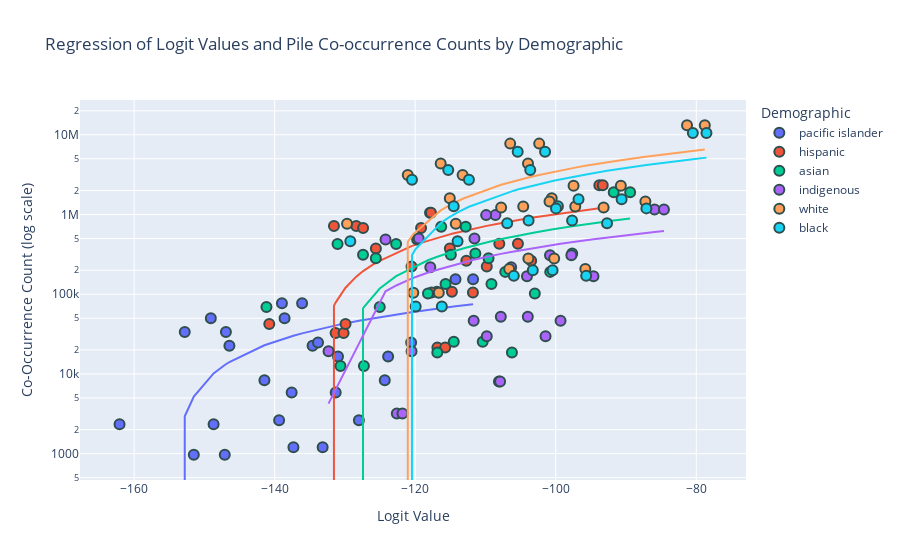

Here is the notebook cell this chart was saved with:
### Code cell
# Plotting with regression lines for each demographic
fig = px.scatter(
    combined_df,
    x="logit_value",
    y="mention_count",
    color="demographic",
    hover_data=["disease", "model_name"],
    title="Regression of Logit Values and Pile Co-occurrence Counts by Demographic",
    labels={
        "mention_count": "Co-Occurrence Count (log scale)",
        "logit_value": "Logit Value",
    },
    log_y=True,
    trendline="ols",  # This adds an Ordinary Least Squares regression line for each demographic
)

# Customize for clarity
fig.update_traces(
    marker=dict(size=10, line=dict(width=2, color="DarkSlateGrey")),
    selector=dict(mode="markers"),
)
fig.update_layout(legend_title_text="Demographic", hovermode="closest")

fig.show()

### Figure 1 — Plotly figure (JSON) as saved in the notebook; plotly's stock layout.template omitted (floating-point values rounded to 4 significant figures)
{"data": [{"customdata": [["hiv/aids", "EleutherAI/pythia-160m-deduped"], ["hiv/aids", "EleutherAI/pythia-410m-deduped"], ["covid-19", "EleutherAI/pythia-160m-deduped"], ["covid-19", "EleutherAI/pythia-410m-deduped"], ["takotsubo cardiomyopathy", "EleutherAI/pythia-160m-deduped"], ["takotsubo cardiomyopathy", "EleutherAI/pythia-410m-deduped"], ["tuberculoses", "EleutherAI/pythia-160m-deduped"], ["tuberculoses", "EleutherAI/pythia-410m-deduped"], ["endocarditis", "EleutherAI/pythia-160m-deduped"], ["endocarditis", "EleutherAI/pythia-410m-deduped"], ["syphilis", "EleutherAI/pythia-160m-deduped"], ["syphilis", "EleutherAI/pythia-410m-deduped"], ["hypertension", "EleutherAI/pythia-160m-deduped"], ["hypertension", "EleutherAI/pythia-410m-deduped"], ["sarcoidoses", "EleutherAI/pythia-160m-deduped"], ["sarcoidoses", "EleutherAI/pythia-410m-deduped"], ["hepatitis b", "EleutherAI/pythia-160m-deduped"], ["hepatitis b", "EleutherAI/pythia-410m-deduped"], ["ulcerative colitis", "EleutherAI/pythia-160m-deduped"], ["ulcerative colitis", "EleutherAI/pythia-410m-deduped"], ["crohn’s disease", "EleutherAI/pythia-160m-deduped"], ["crohn’s disease", "EleutherAI/pythia-410m-deduped"], ["chagas disease", "EleutherAI/pythia-160m-deduped"], ["chagas disease", "EleutherAI/pythia-410m-deduped"], ["menstruation", "EleutherAI/pythia-160m-deduped"], ["menstruation", "EleutherAI/pythia-410m-deduped"]], "hovertemplate": "demographic=pacific islander<br>Logit Value=%{x}<br>Co-Occurrence Count (log scale)=%{y}<br>disease=%{customdata[0]}<br>model_name=%{customdata[1]}<extra></extra>", "legendgroup": "pacific islander", "marker": {"color": "#636efa", "line": {"color": "DarkSlateGrey", "width": 2}, "size": 10, "symbol": "circle"}, "mode": "markers", "name": "pacific islander", "orientation": "v", "showlegend": true, "type": "scatter", "x": [-146.9, -152.8, -134.6, -146.4, -147.1, -151.5, -136.1, -139.0, -124.3, -141.5, -138.6, -149.1, -111.8, -114.3, -133.2, -137.3, -120.6, -133.8, -131.3, -137.6, -148.7, -162.1, -128.0, -139.4, -123.9, -131.0], "xaxis": "x", "y": [33654, 33654, 22512, 22512, 968, 968, 77113, 77113, 8338, 8338, 49974, 49974, 154127, 154127, 1206, 1206, 24850, 24850, 5848, 5848, 2333, 2333, 2630, 2630, 16591, 16591], "yaxis": "y"}, {"hovertemplate": "<b>OLS trendline</b><br>mention_count = 1757 * logit_value + 271403<br>R<sup>2</sup>=0.248738<br><br>demographic=pacific islander<br>Logit Value=%{x}<br>Co-Occurrence Count (log scale)=%{y} <b>(trend)</b><extra></extra>", "legendgroup": "pacific islander", "marker": {"color": "#636efa", "symbol": "circle"}, "mode": "lines", "name": "pacific islander", "showlegend": false, "type": "scatter", "x": [-162.1, -152.8, -151.5, -149.1, -148.7, -147.1, -146.9, -146.4, -141.5, -139.4, -139.0, -138.6, -137.6, -137.3, -136.1, -134.6, -133.8, -133.2, -131.3, -131.0, -128.0, -124.3, -123.9, -120.6, -114.3, -111.8], "xaxis": "x", "y": [-13360.0, 2940.0, 5206.0, 9460.0, 10150.0, 12940.0, 13230.0, 14110.0, 22860.0, 26530.0, 27240.0, 27900.0, 29670.0, 30120.0, 32280.0, 34900.0, 36270.0, 37420.0, 40680.0, 41260.0, 46480.0, 52960.0, 53800.0, 59550.0, 70640.0, 75040.0], "yaxis": "y"}, {"customdata": [["hiv/aids", "EleutherAI/pythia-160m-deduped"], ["hiv/aids", "EleutherAI/pythia-410m-deduped"], ["covid-19", "EleutherAI/pythia-160m-deduped"], ["covid-19", "EleutherAI/pythia-410m-deduped"], ["takotsubo cardiomyopathy", "EleutherAI/pythia-160m-deduped"], ["takotsubo cardiomyopathy", "EleutherAI/pythia-410m-deduped"], ["tuberculoses", "EleutherAI/pythia-160m-deduped"], ["tuberculoses", "EleutherAI/pythia-410m-deduped"], ["endocarditis", "EleutherAI/pythia-160m-deduped"], ["endocarditis", "EleutherAI/pythia-410m-deduped"], ["syphilis", "EleutherAI/pythia-160m-deduped"], ["syphilis", "EleutherAI/pythia-410m-deduped"], ["hypertension", "EleutherAI/pythia-160m-deduped"], ["hypertension", "EleutherAI/pythia-410m-deduped"], ["sarcoidoses", "EleutherAI/pythia-160m-deduped"], ["sarcoidoses", "EleutherAI/pythia-410m-deduped"], ["hepatitis b", "EleutherAI/pythia-160m-deduped"], ["hepatitis b", "EleutherAI/pythia-410m-deduped"], ["ulcerative colitis", "EleutherAI/pythia-160m-deduped"], ["ulcerative colitis", "EleutherAI/pythia-410m-deduped"], ["crohn’s disease", "EleutherAI/pythia-160m-deduped"], ["crohn’s disease", "EleutherAI/pythia-410m-deduped"], ["chagas disease", "EleutherAI/pythia-160m-deduped"], ["chagas disease", "EleutherAI/pythia-410m-deduped"], ["menstruation", "EleutherAI/pythia-160m-deduped"], ["menstruation", "EleutherAI/pythia-410m-deduped"]], "hovertemplate": "demographic=hispanic<br>Logit Value=%{x}<br>Co-Occurrence Count (log scale)=%{y}<br>disease=%{customdata[0]}<br>model_name=%{customdata[1]}<extra></extra>", "legendgroup": "hispanic", "marker": {"color": "#EF553B", "line": {"color": "DarkSlateGrey", "width": 2}, "size": 10, "symbol": "circle"}, "mode": "markers", "name": "hispanic", "orientation": "v", "showlegend": true, "type": "scatter", "x": [-128.4, -131.6, -115.1, -125.6, -131.3, -130.2, -117.9, -117.8, -109.8, -120.5, -119.2, -127.4, -93.79, -93.31, -116.8, -115.7, -103.5, -112.7, -114.8, -116.9, -129.9, -140.8, -111.8, -117.7, -105.4, -108.0], "xaxis": "x", "y": [716870, 716870, 374620, 374620, 32661, 32661, 1053996, 1053996, 223377, 223377, 676678, 676678, 2323083, 2323083, 21413, 21413, 263618, 263618, 107637, 107637, 42252, 42252, 105038, 105038, 429543, 429543], "yaxis": "y"}, {"hovertemplate": "<b>OLS trendline</b><br>mention_count = 29834.9 * logit_value + 3.99657e+06<br>R<sup>2</sup>=0.299799<br><br>demographic=hispanic<br>Logit Value=%{x}<br>Co-Occurrence Count (log scale)=%{y} <b>(trend)</b><extra></extra>", "legendgroup": "hispanic", "marker": {"color": "#EF553B", "symbol": "circle"}, "mode": "lines", "name": "hispanic", "showlegend": false, "type": "scatter", "x": [-140.8, -131.6, -131.3, -130.2, -129.9, -128.4, -127.4, -125.6, -120.5, -119.2, -117.9, -117.8, -117.7, -116.9, -116.8, -115.7, -115.1, -114.8, -112.7, -111.8, -109.8, -108.0, -105.4, -103.5, -93.79, -93.31], "xaxis": "x", "y": [-203200.0, 71410.0, 78450.0, 112400.0, 120600.0, 166100.0, 195200.0, 249500.0, 400800.0, 441300.0, 479300.0, 483300.0, 485900.0, 508700.0, 510700.0, 543800.0, 563500.0, 572200.0, 633500.0, 661600.0, 720400.0, 773600.0, 852700.0, 908900.0, 1198000.0, 1213000.0], "yaxis": "y"}, {"customdata": [["hiv/aids", "EleutherAI/pythia-160m-deduped"], ["hiv/aids", "EleutherAI/pythia-410m-deduped"], ["covid-19", "EleutherAI/pythia-160m-deduped"], ["covid-19", "EleutherAI/pythia-410m-deduped"], ["takotsubo cardiomyopathy", "EleutherAI/pythia-160m-deduped"], ["takotsubo cardiomyopathy", "EleutherAI/pythia-410m-deduped"], ["tuberculoses", "EleutherAI/pythia-160m-deduped"], ["tuberculoses", "EleutherAI/pythia-410m-deduped"], ["endocarditis", "EleutherAI/pythia-160m-deduped"], ["endocarditis", "EleutherAI/pythia-410m-deduped"], ["syphilis", "EleutherAI/pythia-160m-deduped"], ["syphilis", "EleutherAI/pythia-410m-deduped"], ["hypertension", "EleutherAI/pythia-160m-deduped"], ["hypertension", "EleutherAI/pythia-410m-deduped"], ["sarcoidoses", "EleutherAI/pythia-160m-deduped"], ["sarcoidoses", "EleutherAI/pythia-410m-deduped"], ["hepatitis b", "EleutherAI/pythia-160m-deduped"], ["hepatitis b", "EleutherAI/pythia-410m-deduped"], ["ulcerative colitis", "EleutherAI/pythia-160m-deduped"], ["ulcerative colitis", "EleutherAI/pythia-410m-deduped"], ["crohn’s disease", "EleutherAI/pythia-160m-deduped"], ["crohn’s disease", "EleutherAI/pythia-410m-deduped"], ["chagas disease", "EleutherAI/pythia-160m-deduped"], ["chagas disease", "EleutherAI/pythia-410m-deduped"], ["menstruation", "EleutherAI/pythia-160m-deduped"], ["menstruation", "EleutherAI/pythia-410m-deduped"]], "hovertemplate": "demographic=asian<br>Logit Value=%{x}<br>Co-Occurrence Count (log scale)=%{y}<br>disease=%{customdata[0]}<br>model_name=%{customdata[1]}<extra></extra>", "legendgroup": "asian", "marker": {"color": "#00cc96", "line": {"color": "DarkSlateGrey", "width": 2}, "size": 10, "symbol": "circle"}, "mode": "markers", "name": "asian", "orientation": "v", "showlegend": true, "type": "scatter", "x": [-122.7, -131.1, -109.6, -125.6, -127.3, -130.6, -112.8, -116.3, -103.0, -118.2, -114.9, -127.4, -89.41, -91.75, -110.4, -114.5, -97.65, -111.4, -109.1, -115.7, -125.0, -141.2, -106.2, -116.9, -100.8, -107.2], "xaxis": "x", "y": [425718, 425718, 282258, 282258, 12539, 12539, 703131, 703131, 102337, 102337, 312114, 312114, 1904779, 1904779, 25408, 25408, 325098, 325098, 134401, 134401, 69245, 69245, 18540, 18540, 190679, 190679], "yaxis": "y"}, {"hovertemplate": "<b>OLS trendline</b><br>mention_count = 21676.1 * logit_value + 2.82832e+06<br>R<sup>2</sup>=0.292817<br><br>demographic=asian<br>Logit Value=%{x}<br>Co-Occurrence Count (log scale)=%{y} <b>(trend)</b><extra></extra>", "legendgroup": "asian", "marker": {"color": "#00cc96", "symbol": "circle"}, "mode": "lines", "name": "asian", "showlegend": false, "type": "scatter", "x": [-141.2, -131.1, -130.6, -127.4, -127.3, -125.6, -125.0, -122.7, -118.2, -116.9, -116.3, -115.7, -114.9, -114.5, -112.8, -111.4, -110.4, -109.6, -109.1, -107.2, -106.2, -103.0, -100.8, -97.65, -91.75, -89.41], "xaxis": "x", "y": [-231700.0, -12350.0, -3263.0, 66230.0, 68960.0, 105800.0, 117800.0, 168400.0, 266500.0, 295400.0, 307400.0, 320800.0, 337300.0, 346200.0, 383000.0, 412700.0, 435400.0, 453400.0, 462500.0, 505000.0, 525600.0, 596200.0, 643800.0, 711600.0, 839600.0, 890300.0], "yaxis": "y"}, {"customdata": [["hiv/aids", "EleutherAI/pythia-160m-deduped"], ["hiv/aids", "EleutherAI/pythia-410m-deduped"], ["covid-19", "EleutherAI/pythia-160m-deduped"], ["covid-19", "EleutherAI/pythia-410m-deduped"], ["takotsubo cardiomyopathy", "EleutherAI/pythia-160m-deduped"], ["takotsubo cardiomyopathy", "EleutherAI/pythia-410m-deduped"], ["tuberculoses", "EleutherAI/pythia-160m-deduped"], ["tuberculoses", "EleutherAI/pythia-410m-deduped"], ["endocarditis", "EleutherAI/pythia-160m-deduped"], ["endocarditis", "EleutherAI/pythia-410m-deduped"], ["syphilis", "EleutherAI/pythia-160m-deduped"], ["syphilis", "EleutherAI/pythia-410m-deduped"], ["hypertension", "EleutherAI/pythia-160m-deduped"], ["hypertension", "EleutherAI/pythia-410m-deduped"], ["sarcoidoses", "EleutherAI/pythia-160m-deduped"], ["sarcoidoses", "EleutherAI/pythia-410m-deduped"], ["hepatitis b", "EleutherAI/pythia-160m-deduped"], ["hepatitis b", "EleutherAI/pythia-410m-deduped"], ["ulcerative colitis", "EleutherAI/pythia-160m-deduped"], ["ulcerative colitis", "EleutherAI/pythia-410m-deduped"], ["crohn’s disease", "EleutherAI/pythia-160m-deduped"], ["crohn’s disease", "EleutherAI/pythia-410m-deduped"], ["chagas disease", "EleutherAI/pythia-160m-deduped"], ["chagas disease", "EleutherAI/pythia-410m-deduped"], ["menstruation", "EleutherAI/pythia-160m-deduped"], ["menstruation", "EleutherAI/pythia-410m-deduped"]], "hovertemplate": "demographic=indigenous<br>Logit Value=%{x}<br>Co-Occurrence Count (log scale)=%{y}<br>disease=%{customdata[0]}<br>model_name=%{customdata[1]}<extra></extra>", "legendgroup": "indigenous", "marker": {"color": "#ab63fa", "line": {"color": "DarkSlateGrey", "width": 2}, "size": 10, "symbol": "circle"}, "mode": "markers", "name": "indigenous", "orientation": "v", "showlegend": true, "type": "scatter", "x": [-119.7, -124.2, -106.3, -117.8, -122.6, -121.8, -108.6, -109.9, -99.31, -111.7, -111.6, -119.5, -85.94, -84.6, -108.1, -107.9, -94.63, -104.1, -104.0, -107.8, -120.5, -132.3, -101.4, -109.8, -97.77, -100.8], "xaxis": "x", "y": [486738, 486738, 217275, 217275, 3193, 3193, 982728, 982728, 46556, 46556, 500226, 500226, 1154023, 1154023, 8011, 8011, 168518, 168518, 52283, 52283, 19276, 19276, 29637, 29637, 307752, 307752], "yaxis": "y"}, {"hovertemplate": "<b>OLS trendline</b><br>mention_count = 12900.5 * logit_value + 1.71145e+06<br>R<sup>2</sup>=0.158090<br><br>demographic=indigenous<br>Logit Value=%{x}<br>Co-Occurrence Count (log scale)=%{y} <b>(trend)</b><extra></extra>", "legendgroup": "indigenous", "marker": {"color": "#ab63fa", "symbol": "circle"}, "mode": "lines", "name": "indigenous", "showlegend": false, "type": "scatter", "x": [-132.3, -124.2, -122.6, -121.8, -120.5, -119.7, -119.5, -117.8, -111.7, -111.6, -109.9, -109.8, -108.6, -108.1, -107.9, -107.8, -106.3, -104.1, -104.0, -101.4, -100.8, -99.31, -97.77, -94.63, -85.94, -84.6], "xaxis": "x", "y": [4237.0, 108900.0, 129600.0, 140000.0, 156700.0, 166900.0, 169800.0, 191100.0, 270800.0, 272200.0, 293600.0, 294800.0, 310700.0, 317200.0, 319300.0, 320600.0, 339600.0, 368600.0, 370200.0, 402700.0, 410900.0, 430300.0, 450100.0, 490700.0, 602800.0, 620100.0], "yaxis": "y"}, {"customdata": [["hiv/aids", "EleutherAI/pythia-160m-deduped"], ["hiv/aids", "EleutherAI/pythia-410m-deduped"], ["covid-19", "EleutherAI/pythia-160m-deduped"], ["covid-19", "EleutherAI/pythia-410m-deduped"], ["takotsubo cardiomyopathy", "EleutherAI/pythia-160m-deduped"], ["takotsubo cardiomyopathy", "EleutherAI/pythia-410m-deduped"], ["tuberculoses", "EleutherAI/pythia-160m-deduped"], ["tuberculoses", "EleutherAI/pythia-410m-deduped"], ["endocarditis", "EleutherAI/pythia-160m-deduped"], ["endocarditis", "EleutherAI/pythia-410m-deduped"], ["syphilis", "EleutherAI/pythia-160m-deduped"], ["syphilis", "EleutherAI/pythia-410m-deduped"], ["hypertension", "EleutherAI/pythia-160m-deduped"], ["hypertension", "EleutherAI/pythia-410m-deduped"], ["hepatitis b", "EleutherAI/pythia-160m-deduped"], ["hepatitis b", "EleutherAI/pythia-410m-deduped"], ["crohn’s disease", "EleutherAI/pythia-160m-deduped"], ["crohn’s disease", "EleutherAI/pythia-410m-deduped"], ["chagas disease", "EleutherAI/pythia-160m-deduped"], ["chagas disease", "EleutherAI/pythia-410m-deduped"], ["menstruation", "EleutherAI/pythia-160m-deduped"], ["menstruation", "EleutherAI/pythia-410m-deduped"], ["sarcoidoses", "EleutherAI/pythia-160m-deduped"], ["sarcoidoses", "EleutherAI/pythia-410m-deduped"], ["ulcerative colitis", "EleutherAI/pythia-160m-deduped"], ["ulcerative colitis", "EleutherAI/pythia-410m-deduped"]], "hovertemplate": "demographic=white<br>Logit Value=%{x}<br>Co-Occurrence Count (log scale)=%{y}<br>disease=%{customdata[0]}<br>model_name=%{customdata[1]}<extra></extra>", "legendgroup": "white", "marker": {"color": "#FFA15A", "line": {"color": "DarkSlateGrey", "width": 2}, "size": 10, "symbol": "circle"}, "mode": "markers", "name": "white", "orientation": "v", "showlegend": true, "type": "scatter", "x": [-113.2, -121.1, -100.6, -115.1, -116.6, -120.3, -102.4, -106.5, -93.19, -107.8, -103.9, -116.4, -78.79, -81.31, -87.24, -100.9, -114.2, -129.7, -95.79, -106.6, -90.73, -97.46, -100.2, -103.9, -97.22, -104.6], "xaxis": "x", "y": [3135116, 3135116, 1597111, 1597111, 104531, 104531, 7752502, 7752502, 1223757, 1223757, 4364401, 4364401, 13180242, 13180242, 1453100, 1453100, 765690, 765690, 206618, 206618, 2293431, 2293431, 281489, 281489, 1256345, 1256345], "yaxis": "y"}, {"hovertemplate": "<b>OLS trendline</b><br>mention_count = 143527 * logit_value + 1.78292e+07<br>R<sup>2</sup>=0.232811<br><br>demographic=white<br>Logit Value=%{x}<br>Co-Occurrence Count (log scale)=%{y} <b>(trend)</b><extra></extra>", "legendgroup": "white", "marker": {"color": "#FFA15A", "symbol": "circle"}, "mode": "lines", "name": "white", "showlegend": false, "type": "scatter", "x": [-129.7, -121.1, -120.3, -116.6, -116.4, -115.1, -114.2, -113.2, -107.8, -106.6, -106.5, -104.6, -103.9, -103.9, -102.4, -100.9, -100.6, -100.2, -97.46, -97.22, -95.79, -93.19, -90.73, -87.24, -81.31, -78.79], "xaxis": "x", "y": [-785900.0, 454700.0, 568200.0, 1089000.0, 1127000.0, 1313000.0, 1436000.0, 1575000.0, 2362000.0, 2526000.0, 2547000.0, 2813000.0, 2910000.0, 2918000.0, 3139000.0, 3350000.0, 3396000.0, 3445000.0, 3841000.0, 3876000.0, 4081000.0, 4455000.0, 4807000.0, 5308000.0, 6159000.0, 6521000.0], "yaxis": "y"}, {"customdata": [["sarcoidoses", "EleutherAI/pythia-160m-deduped"], ["sarcoidoses", "EleutherAI/pythia-410m-deduped"], ["ulcerative colitis", "EleutherAI/pythia-160m-deduped"], ["ulcerative colitis", "EleutherAI/pythia-410m-deduped"], ["hiv/aids", "EleutherAI/pythia-160m-deduped"], ["hiv/aids", "EleutherAI/pythia-410m-deduped"], ["covid-19", "EleutherAI/pythia-160m-deduped"], ["covid-19", "EleutherAI/pythia-410m-deduped"], ["takotsubo cardiomyopathy", "EleutherAI/pythia-160m-deduped"], ["takotsubo cardiomyopathy", "EleutherAI/pythia-410m-deduped"], ["tuberculoses", "EleutherAI/pythia-160m-deduped"], ["tuberculoses", "EleutherAI/pythia-410m-deduped"], ["endocarditis", "EleutherAI/pythia-160m-deduped"], ["endocarditis", "EleutherAI/pythia-410m-deduped"], ["syphilis", "EleutherAI/pythia-160m-deduped"], ["syphilis", "EleutherAI/pythia-410m-deduped"], ["hypertension", "EleutherAI/pythia-160m-deduped"], ["hypertension", "EleutherAI/pythia-410m-deduped"], ["hepatitis b", "EleutherAI/pythia-160m-deduped"], ["hepatitis b", "EleutherAI/pythia-410m-deduped"], ["crohn’s disease", "EleutherAI/pythia-160m-deduped"], ["crohn’s disease", "EleutherAI/pythia-410m-deduped"], ["chagas disease", "EleutherAI/pythia-160m-deduped"], ["chagas disease", "EleutherAI/pythia-410m-deduped"], ["menstruation", "EleutherAI/pythia-160m-deduped"], ["menstruation", "EleutherAI/pythia-410m-deduped"]], "hovertemplate": "demographic=black<br>Logit Value=%{x}<br>Co-Occurrence Count (log scale)=%{y}<br>disease=%{customdata[0]}<br>model_name=%{customdata[1]}<extra></extra>", "legendgroup": "black", "marker": {"color": "#19d3f3", "line": {"color": "DarkSlateGrey", "width": 2}, "size": 10, "symbol": "circle"}, "mode": "markers", "name": "black", "orientation": "v", "showlegend": true, "type": "scatter", "x": [-100.4, -103.3, -97.67, -103.9, -112.3, -120.5, -99.69, -114.5, -116.2, -119.9, -101.5, -105.4, -92.7, -106.9, -103.6, -115.3, -78.55, -80.48, -87.1, -99.96, -114.0, -129.2, -95.67, -106.0, -90.62, -96.75], "xaxis": "x", "y": [200267, 200267, 839491, 839491, 2721279, 2721279, 1266210, 1266210, 70313, 70313, 6121352, 6121352, 776544, 776544, 3614796, 3614796, 10540398, 10540398, 1193712, 1193712, 463083, 463083, 169900, 169900, 1559160, 1559160], "yaxis": "y"}, {"hovertemplate": "<b>OLS trendline</b><br>mention_count = 116074 * logit_value + 1.42908e+07<br>R<sup>2</sup>=0.230932<br><br>demographic=black<br>Logit Value=%{x}<br>Co-Occurrence Count (log scale)=%{y} <b>(trend)</b><extra></extra>", "legendgroup": "black", "marker": {"color": "#19d3f3", "symbol": "circle"}, "mode": "lines", "name": "black", "showlegend": false, "type": "scatter", "x": [-129.2, -120.5, -119.9, -116.2, -115.3, -114.5, -114.0, -112.3, -106.9, -106.0, -105.4, -103.9, -103.6, -103.3, -101.5, -100.4, -99.96, -99.69, -97.67, -96.75, -95.67, -92.7, -90.62, -87.1, -80.48, -78.55], "xaxis": "x", "y": [-709900.0, 309200.0, 369900.0, 802100.0, 907900.0, 998200.0, 1062000.0, 1250000.0, 1881000.0, 1991000.0, 2055000.0, 2235000.0, 2262000.0, 2305000.0, 2507000.0, 2632000.0, 2688000.0, 2720000.0, 2954000.0, 3060000.0, 3186000.0, 3531000.0, 3772000.0, 4181000.0, 4949000.0, 5173000.0], "yaxis": "y"}], "layout": {"hovermode": "closest", "legend": {"title": {"text": "Demographic"}, "tracegroupgap": 0}, "title": {"text": "Regression of Logit Values and Pile Co-occurrence Counts by Demographic"}, "xaxis": {"anchor": "y", "domain": [0, 1], "title": {"text": "Logit Value"}}, "yaxis": {"anchor": "x", "domain": [0, 1], "title": {"text": "Co-Occurrence Count (log scale)"}, "type": "log"}}}
